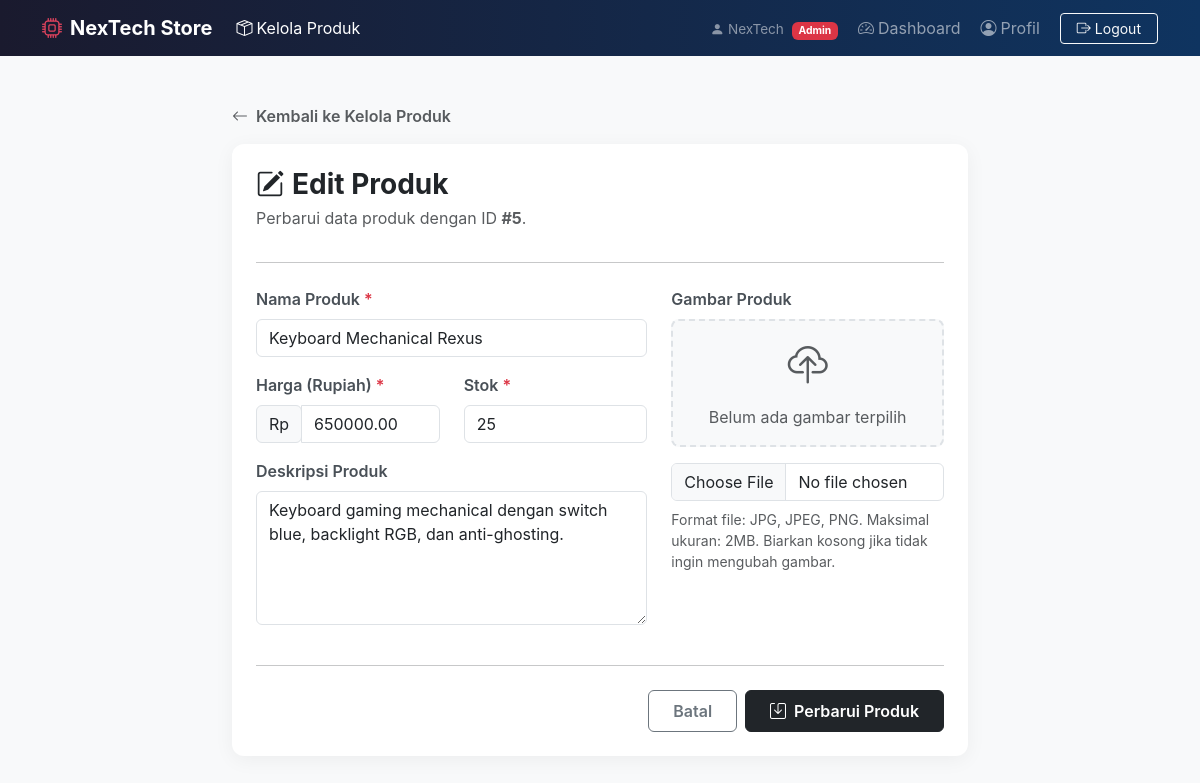
Screenshot of /app/views/product/edit.php?id=5 (signed in) with the database file from the repository.
### tables this page shows
CREATE TABLE `products` (
  `id` int(11) NOT NULL,
  `nama` varchar(200) NOT NULL,
  `harga` decimal(15,2) NOT NULL DEFAULT 0.00,
  `stok` int(11) NOT NULL DEFAULT 0,
  `deskripsi` text DEFAULT NULL,
  `gambar` varchar(255) DEFAULT NULL,
  `created_at` timestamp NOT NULL DEFAULT current_timestamp()
);

### app/core/Database.php (called while the page is built, shortened)
<?php
class Database
{
    private $host = "localhost";
    private $dbname = "nextech_store";
    private $username = "root";
    private $password = "";
    public function __construct()
    {
        try {
            $this->conn = new PDO(
                "mysql:host={$this->host};dbname={$this->dbname};charset=utf8",
                $this->username,
                $this->password
            );
        } catch (PDOException $e) {
            die("Koneksi database gagal : " . $e->getMessage());
        }
    }
}

### app/models/ProductModel.php (called while the page is built, shortened)
<?php
class ProductModel extends Model
{
    public function getProductById($id)
    {
        $db = $this->getConnection();
        $stmt = $db->prepare("SELECT * FROM products WHERE id = ?");
        $stmt->execute([$id]);
        return $stmt->fetch(PDO::FETCH_ASSOC);
    }
}

### app/controllers/ProductController.php (called while the page is built, shortened)
<?php
require_once __DIR__ . '/../models/ProductModel.php';
class ProductController extends Controller
{
    private $productModel;
    public function __construct()
    {
        $this->productModel = new ProductModel();
    }
    public function edit($id)
    {
        $product = $this->productModel->getProductById($id);
        $errors = [];
        $oldInput = [];
        return [
            'product' => $product,
            'errors' => $errors,
            'oldInput' => $oldInput
        ];
    }
}

### app/views/product/edit.php (the view, shortened to what this page needs)
<?php
$id = (int)$_GET['id'];
require_once '../../controllers/ProductController.php';
$controller = new ProductController();
$result = $controller->edit($id);
$product = $result['product'];
$errors = $result['errors'];
$oldInput = $result['oldInput'];
?>
<!DOCTYPE html>
<html lang="id">
<head>
    <link href="https://cdn.jsdelivr.net/npm/bootstrap@5.3.3/dist/css/bootstrap.min.css" rel="stylesheet">
    <link rel="stylesheet" href="https://cdn.jsdelivr.net/npm/bootstrap-icons@1.11.3/font/bootstrap-icons.min.css">
</head>
<body>
    <?php require_once "../layout/navbar.php"; ?>
    <div class="container my-5">
        <div class="row justify-content-center">
            <div class="col-lg-8">
                <div class="mb-3">
                    <a href="index.php" class="text-decoration-none text-muted fw-semibold">
                        <i class="bi bi-arrow-left me-2"></i>Kembali ke Kelola Produk
                    </a>
                </div>
                <div class="card p-4">
                    <h3 class="fw-bold mb-1 text-dark"><i class="bi bi-pencil-square me-2"></i>Edit Produk</h3>
                    <p class="text-muted">Perbarui data produk dengan ID <strong>#<?= htmlspecialchars($product['id']) ?></strong>.</p>
                    <hr class="mb-4">
                    <form action="" method="POST" enctype="multipart/form-data">
                        <div class="row">
                            <div class="col-md-7">
                                <div class="mb-3">
                                    <label for="nama" class="form-label">Nama Produk <span class="text-danger">*</span></label>
                                    <input type="text" class="form-control <?= isset($errors['nama']) ? 'is-invalid' : '' ?>"
                                           id="nama" name="nama"
                                           value="<?= htmlspecialchars($oldInput['nama'] ?? $product['nama']) ?>" required>
                                </div>
                                <div class="row">
                                    <div class="col-md-6 mb-3">
                                        <label for="harga" class="form-label">Harga (Rupiah) <span class="text-danger">*</span></label>
                                        <div class="input-group has-validation">
                                            <span class="input-group-text">Rp</span>
                                            <input type="number" class="form-control <?= isset($errors['harga']) ? 'is-invalid' : '' ?>"
                                                   id="harga" name="harga"
                                                   value="<?= htmlspecialchars($oldInput['harga'] ?? $product['harga']) ?>" min="0" required>
                                        </div>
                                    </div>
                                    <div class="col-md-6 mb-3">
                                        <label for="stok" class="form-label">Stok <span class="text-danger">*</span></label>
                                        <input type="number" class="form-control <?= isset($errors['stok']) ? 'is-invalid' : '' ?>"
                                               id="stok" name="stok"
                                               value="<?= htmlspecialchars($oldInput['stok'] ?? $product['stok']) ?>" min="0" required>
                                    </div>
                                </div>
                                <div class="mb-3">
                                    <label for="deskripsi" class="form-label">Deskripsi Produk</label>
                                    <textarea class="form-control" id="deskripsi" name="deskripsi" rows="5"
                                              placeholder="Tulis deskripsi produk di sini..."><?= htmlspecialchars($oldInput['deskripsi'] ?? $product['deskripsi']) ?></textarea>
                                </div>
                            </div>
                            <div class="col-md-5">
                                <div class="mb-4">
                                    <label class="form-label">Gambar Produk</label>
                                    <div class="preview-container mb-3" id="previewContainer">
                                        <?php if (!empty($product['gambar']) && file_exists(__DIR__ . '/../../../public/uploads/' . $product['gambar'])): ?>
                                            <img id="imgPreview" src="../../../public/uploads/<?= htmlspecialchars($product['gambar']) ?>"
                                                 class="image-preview" alt="Preview Gambar">
                                            <span id="previewPlaceholder" class="text-muted text-center p-3 d-none">
                                                <i class="bi bi-cloud-upload fs-1 d-block mb-2"></i>
                                                Belum ada gambar terpilih
                                            </span>
                                        <?php else: ?>
                                            <span id="previewPlaceholder" class="text-muted text-center p-3">
                                                <i class="bi bi-cloud-upload fs-1 d-block mb-2"></i>
                                                Belum ada gambar terpilih
                                            </span>
                                        <?php endif; ?>
                                    </div>
                                    <input type="file" class="form-control <?= isset($errors['gambar']) ? 'is-invalid' : '' ?>"
                                           id="gambar" name="gambar" accept="image/png, image/jpeg, image/jpg">
                                    <div class="form-text mt-2">Format file: JPG, JPEG, PNG. Maksimal ukuran: 2MB. Biarkan kosong jika tidak ingin mengubah gambar.</div>
                                </div>
                            </div>
                        </div>
                        <hr class="my-4">
                        <div class="d-flex justify-content-end gap-2">
                            <a href="index.php" class="btn btn-outline-secondary px-4 py-2 fw-semibold">Batal</a>
                            <button type="submit" class="btn btn-dark px-4 py-2 fw-semibold">
                                <i class="bi bi-save me-2"></i>Perbarui Produk
                            </button>
                        </div>
                    </form>
                </div>
            </div>
        </div>
    </div>
</body>
</html>

### app/views/product/edit.php (style rules this page uses)
body { background-color: #f8f9fa; font-family: 'Inter', system-ui, -apple-system, sans-serif; }
.card { border: none; border-radius: 12px; box-shadow: 0 4px 20px rgba(0,0,0,0.05); }
.form-label { font-weight: 600; color: #495057; }
.preview-container { min-height: 120px; display: flex; align-items: center; justify-content: center; border: 2px dashed #dee2e6; border-radius: 8px; background-color: #f8f9fa; }

### rows the page displays
products: id "5", nama "Keyboard Mechanical Rexus", harga "650000.00", stok "25", deskripsi "Keyboard gaming mechanical dengan switch blue, backlight RGB, dan anti-ghosting."

### other values shown
$_SESSION['nama'] "NexTech"
$_SESSION['role'] "Admin"
